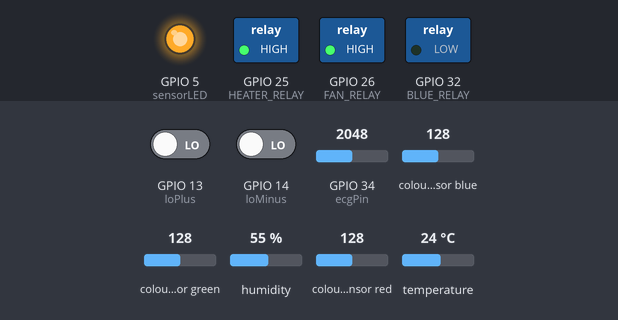
Simulated run of this sketch. Board: ESP32. Parts: switched loads named in the sketch (green lamp = pin HIGH), output pins drawn as LEDs (lit = HIGH). Wiring (inferred from the names in the program): TCS3200 colour sensor: output GPIO 23; S2 GPIO 21; S3 GPIO 22; S0 GPIO 18; S1 GPIO 19. The inputs (shaded band) are chosen by the test bench; at power-on: temperature 24 °C, GPIO 13 (loPlus) LOW, GPIO 14 (loMinus) LOW, GPIO 34 (ecgPin) = 2048, colour sensor blue 128, colour sensor green 128, humidity 55 %, colour sensor red 128. EEPROM starts erased; pins used as bus, display or sensor lines are not drawn.

Above: at 1.3 s.
1.4 s: temperature set to 34 °C
3.5 s: temperature set to 37 °C
At 6.6 s:
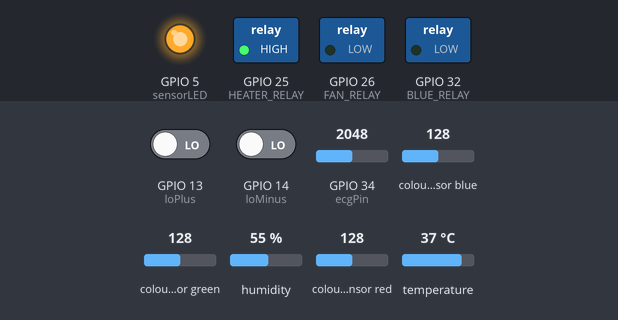
9.0 s: temperature set to 12 °C
At 10.9 s:
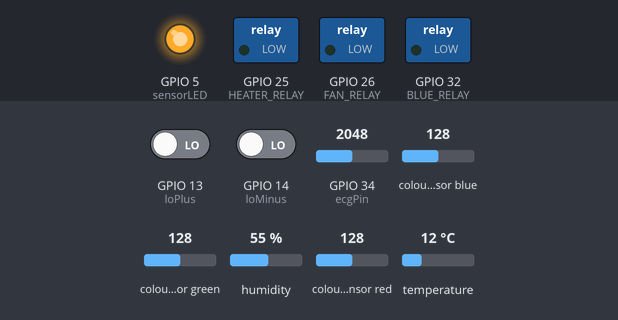
11.5 s: temperature set to 41 °C
At 15.2 s:
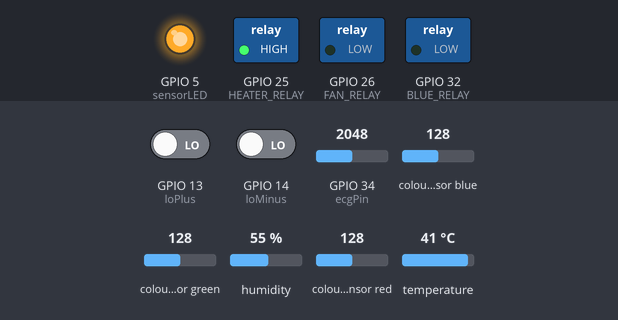
Timing chart, 0 to 16.5 s (numbered marks = the images above; inputs shaded):
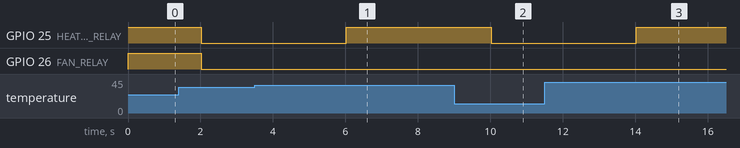

The sketch:

incubator_wifi.ino
```cpp
/*
  Neonatal Incubator — ESP32 Firmware with WiFi + WebSocket
  ─────────────────────────────────────────────────────────
  Sensors : DHT11 (temp/humidity), TCS3200 (color/jaundice), AD8232 (ECG)
  Outputs : Relay (heater/fan), Lamp (phototherapy)
  Comms   : WiFi AP mode → WebSocket server on port 81
*/

#include <WiFi.h>
#include <WebSocketsServer.h>
#include <ArduinoJson.h>
#include <Preferences.h>
#include <DHT.h>

// ── WiFi AP credentials ──────────────────────────────
const char* ap_ssid     = "Incubator_AP";
const char* ap_password = "incubator123";

// ── Objects ──────────────────────────────────────────
WebSocketsServer webSocket(81);
Preferences prefs;

// =========================
// ECG PINS & FILTERS
// =========================
const int ecgPin = 34;
const int loMinus = 14;
const int loPlus = 13;

float rawValue = 0;
float lpfValue = 0;
float hpfValue = 0;
float notchValue = 0;

float xn1 = 0, xn2 = 0, yn1 = 0, yn2 = 0;
const float a0 = 0.945, a1 = -1.529, a2 = 0.945;
const float b1 = -1.529, b2 = 0.890;

const float alphaLPF = 0.4;
const float alphaHPF = 0.96;

float prevRawValue = 0;
float prevHPFValue = 0;

unsigned long previousMicros = 0;
const long interval = 4000; // 250Hz

// ── ECG fast-sample buffer
#define ECG_BATCH_SIZE   30        // sufficient for 100ms at 250Hz = 25 samples
int     ecgBuffer[ECG_BATCH_SIZE];
int     ecgBufIdx = 0;

unsigned long lastEcgSend = 0;
const int ECG_SEND_INTERVAL = 100;

// ── BPM calculation
unsigned long lastBeat   = 0;
int           currentBPM = 0;
float         ecgPrev    = 0;
const int     ECG_THRESH = 2800;

// =========================
// TEMP / HUMIDITY
// =========================
#define DHTPIN 4
#define DHTTYPE DHT11

#define HEATER_RELAY 25
#define FAN_RELAY 26

DHT dht(DHTPIN, DHTTYPE);

// =========================
// COLOR SENSOR (TCS3200)
// =========================
#define S0 18
#define S1 19
#define S2 21
#define S3 22
#define sensorOut 23

#define sensorLED 5
#define BLUE_RELAY 32

int redMin, redMax;
int greenMin, greenMax;
int blueMin, blueMax;

bool jaundiceDetected = false;
bool calibrationPending = false;
bool colorCalValid = false;

unsigned long rawR = 0;
unsigned long rawG = 0;
unsigned long rawB = 0;

// ── App Limits ───────────────────────────────────────
float tempMinLimit = 35.5;
float tempMaxLimit = 37.5;
float humMinLimit  = 40.0;
float humMaxLimit  = 70.0;

// ── TIMING ───────────────────────────────────────────
unsigned long lastTempRead = 0;
const unsigned long tempInterval = 2000;

unsigned long lastColorRead = 0;
const unsigned long colorInterval = 300;

// ── Cached values ────────────────────────────────────
float cachedTemp    = 0;
float cachedHum     = 0;
bool  cachedSensorError = false;
bool  cachedHeaterOn    = false;
bool  cachedFanOn       = false;
int   cachedR = 0, cachedG = 0, cachedB = 0;

// =========================
// COLOR SENSOR HELPERS
// =========================
unsigned long rawReadAveraged(uint8_t s2, uint8_t s3) {
  digitalWrite(S2, s2);
  digitalWrite(S3, s3);
  delayMicroseconds(300);

  const int samples = 5;
  unsigned long sum = 0;
  int validCount = 0;

  for (int i = 0; i < samples; i++) {
    unsigned long val = pulseIn(sensorOut, LOW, 30000);
    if (val > 0) {
      sum += val;
      validCount++;
    }
    delayMicroseconds(200);
  }
  return (validCount == 0) ? 0 : (sum / validCount);
}

int mapColorSafe(unsigned long freq, int calWhite, int calBlack) {
  if (freq == 0) return 0;
  if (calWhite == calBlack) return constrain((int)map(freq, 20, 400, 255, 0), 0, 255);
  long out;
  if (calWhite < calBlack) out = map((long)freq, calWhite, calBlack, 255, 0);
  else out = map((long)freq, calBlack, calWhite, 0, 255);
  return constrain((int)out, 0, 255);
}

bool calibrationLooksValid() {
  if (redMin == 0 && greenMin == 0 && blueMin == 0 && redMax == 255 && greenMax == 255 && blueMax == 255) return false;
  if (redMin == redMax || greenMin == greenMax || blueMin == blueMax) return false;
  return true;
}

void readRGB() {
  rawR = rawReadAveraged(LOW, LOW);   // Red
  rawG = rawReadAveraged(HIGH, HIGH); // Green
  rawB = rawReadAveraged(LOW, HIGH);  // Blue

  if (colorCalValid) {
    cachedR = mapColorSafe(rawR, redMin, redMax);
    cachedG = mapColorSafe(rawG, greenMin, greenMax);
    cachedB = mapColorSafe(rawB, blueMin, blueMax);
  } else {
    cachedR = constrain((int)map((long)rawR, 20, 400, 255, 0), 0, 255);
    cachedG = constrain((int)map((long)rawG, 20, 400, 255, 0), 0, 255);
    cachedB = constrain((int)map((long)rawB, 20, 400, 255, 0), 0, 255);
  }
}

// =========================
// CALIBRATION
// =========================
void runCalibration() {
  Serial.println("\n--- COLOR SENSOR CALIBRATION ---");
  Serial.println("Place WHITE surface. Reading in 5 s...");
  delay(5000);
  unsigned long rWhite = rawReadAveraged(LOW, LOW);
  unsigned long gWhite = rawReadAveraged(HIGH, HIGH);
  unsigned long bWhite = rawReadAveraged(LOW, HIGH);

  Serial.println("Place BLACK surface. Reading in 5 s...");
  delay(5000);
  unsigned long rBlack = rawReadAveraged(LOW, LOW);
  unsigned long gBlack = rawReadAveraged(HIGH, HIGH);
  unsigned long bBlack = rawReadAveraged(LOW, HIGH);

  redMin = (int)rWhite; greenMin = (int)gWhite; blueMin = (int)bWhite;
  redMax = (int)rBlack; greenMax = (int)gBlack; blueMax = (int)bBlack;

  prefs.putInt("rMin", redMin);
  prefs.putInt("gMin", greenMin);
  prefs.putInt("bMin", blueMin);
  prefs.putInt("rMax", redMax);
  prefs.putInt("gMax", greenMax);
  prefs.putInt("bMax", blueMax);

  colorCalValid = calibrationLooksValid();
  Serial.println("Calibration saved.");
  calibrationPending = false;
}

// =========================
// WebSocket event handler
// =========================
void webSocketEvent(uint8_t num, WStype_t type, uint8_t* payload, size_t length) {
  switch (type) {
    case WStype_CONNECTED:     Serial.printf("[WS] Client #%u connected\n", num); break;
    case WStype_DISCONNECTED:  Serial.printf("[WS] Client #%u disconnected\n", num); break;
    case WStype_TEXT: {
      StaticJsonDocument<256> doc;
      if (deserializeJson(doc, payload) != DeserializationError::Ok) break;

      const char* cmd = doc["cmd"];
      if (!cmd) break;

      if (strcmp(cmd, "setLimits") == 0) {
        if (doc.containsKey("tempMin")) tempMinLimit = doc["tempMin"];
        if (doc.containsKey("tempMax")) tempMaxLimit = doc["tempMax"];
        if (doc.containsKey("humMin"))  humMinLimit  = doc["humMin"];
        if (doc.containsKey("humMax"))  humMaxLimit  = doc["humMax"];
      }
      else if (strcmp(cmd, "calibrate") == 0) {
        calibrationPending = true;
      }
      else if (strcmp(cmd, "clearJaundice") == 0) {
        jaundiceDetected = false;
      }
      break;
    }
    default: break;
  }
}

// =========================
// SETUP
// =========================
void setup() {
  Serial.begin(115200);

  dht.begin();
  pinMode(HEATER_RELAY, OUTPUT);
  pinMode(FAN_RELAY, OUTPUT);
  digitalWrite(HEATER_RELAY, HIGH);
  digitalWrite(FAN_RELAY, HIGH);

  pinMode(S0, OUTPUT);
  pinMode(S1, OUTPUT);
  pinMode(S2, OUTPUT);
  pinMode(S3, OUTPUT);
  pinMode(sensorOut, INPUT);
  pinMode(sensorLED, OUTPUT);
  pinMode(BLUE_RELAY, OUTPUT);

  digitalWrite(sensorLED, HIGH);
  digitalWrite(S0, HIGH);
  digitalWrite(S1, LOW);
  digitalWrite(BLUE_RELAY, LOW);

  prefs.begin("color_cal", false);
  redMin   = prefs.getInt("rMin", 0);
  greenMin = prefs.getInt("gMin", 0);
  blueMin  = prefs.getInt("bMin", 0);
  redMax   = prefs.getInt("rMax", 255);
  greenMax = prefs.getInt("gMax", 255);
  blueMax  = prefs.getInt("bMax", 255);
  colorCalValid = calibrationLooksValid();

  WiFi.mode(WIFI_AP);
  WiFi.softAP(ap_ssid, ap_password);
  delay(100);
  webSocket.begin();
  webSocket.onEvent(webSocketEvent);
}

// =========================
// LOOP
// =========================
void loop() {
  webSocket.loop();

  if (calibrationPending) {
    runCalibration();
    return;
  }

  unsigned long currentMillis = millis();
  unsigned long currentMicros = micros();

  // ECG
  if (currentMicros - previousMicros >= interval) {
    previousMicros = currentMicros;
    if (digitalRead(loPlus) == HIGH || digitalRead(loMinus) == HIGH) {
      xn1 = xn2 = yn1 = yn2 = 0; prevRawValue = prevHPFValue = 0; lpfValue = 0;
      if (ecgBufIdx < ECG_BATCH_SIZE) ecgBuffer[ecgBufIdx++] = 2048;
      ecgPrev = 0;
    } else {
      rawValue = analogRead(ecgPin);
      notchValue = a0 * rawValue + a1 * xn1 + a2 * xn2 - b1 * yn1 - b2 * yn2;
      xn2 = xn1; xn1 = rawValue;
      yn2 = yn1; yn1 = notchValue;
      lpfValue = lpfValue + alphaLPF * (notchValue - lpfValue);
      hpfValue = alphaHPF * (prevHPFValue + lpfValue - prevRawValue);
      prevRawValue = lpfValue; prevHPFValue = hpfValue;
      int filteredOut = (int)((hpfValue * 2.0f) + 2048.0f);
      if (ecgBufIdx < ECG_BATCH_SIZE) ecgBuffer[ecgBufIdx++] = constrain(filteredOut, 0, 4095);
      if (rawValue > ECG_THRESH && ecgPrev <= ECG_THRESH) {
        if (lastBeat > 0) {
          unsigned long beatInterval = currentMillis - lastBeat;
          if (beatInterval > 300 && beatInterval < 2000) currentBPM = 60000 / beatInterval;
        }
        lastBeat = currentMillis;
      }
      ecgPrev = rawValue;
    }
  }

  if (currentMillis - lastEcgSend >= ECG_SEND_INTERVAL) {
    lastEcgSend = currentMillis;
    if (ecgBufIdx > 0) {
      StaticJsonDocument<768> ecgDoc;
      ecgDoc["type"] = "ecg";
      JsonArray ecgArr = ecgDoc.createNestedArray("ecg");
      for (int i = 0; i < ecgBufIdx; i++) ecgArr.add(ecgBuffer[i]);
      ecgDoc["bpm"] = currentBPM;
      String ecgOut; serializeJson(ecgDoc, ecgOut);
      webSocket.broadcastTXT(ecgOut);
      ecgBufIdx = 0;
    }
  }

  // TEMP/HUM
  if (currentMillis - lastTempRead >= tempInterval) {
    lastTempRead = currentMillis;
    float temp = dht.readTemperature();
    float hum  = dht.readHumidity();
    if (isnan(temp) || isnan(hum)) {
      cachedSensorError = true; cachedTemp = 0; cachedHum = 0;
      digitalWrite(HEATER_RELAY, HIGH); digitalWrite(FAN_RELAY, LOW);
      cachedHeaterOn = false; cachedFanOn = true;
    } else {
      cachedSensorError = false; cachedTemp = temp; cachedHum = hum;
      if (temp < tempMinLimit) { digitalWrite(HEATER_RELAY, LOW); digitalWrite(FAN_RELAY, LOW); cachedHeaterOn = true; cachedFanOn = true; }
      else if (temp > tempMaxLimit) { digitalWrite(HEATER_RELAY, HIGH); digitalWrite(FAN_RELAY, LOW); cachedHeaterOn = false; cachedFanOn = true; }
      else { digitalWrite(HEATER_RELAY, HIGH); digitalWrite(FAN_RELAY, LOW); cachedHeaterOn = false; cachedFanOn = true; }
    }
  }

  // COLOR / JAUNDICE
  if (currentMillis - lastColorRead >= colorInterval) {
    lastColorRead = currentMillis;
    readRGB();

    // Yellow detection rule
    if (cachedR > 180 && cachedG > 150 && cachedB < 120) {
      if (!jaundiceDetected) Serial.println("*** JAUNDICE DETECTED ***");
      jaundiceDetected = true;
    }

    if (jaundiceDetected) {
      digitalWrite(BLUE_RELAY, HIGH); // Stay ON once detected
    } else {
      digitalWrite(BLUE_RELAY, LOW);  // OFF
    }

    StaticJsonDocument<512> doc;
    doc["type"]        = "vitals";
    doc["temp"]        = cachedTemp;
    doc["hum"]         = cachedHum;
    doc["bpm"]         = currentBPM;
    doc["jaundice"]    = jaundiceDetected;
    doc["lamp"]        = (bool)digitalRead(BLUE_RELAY);
    doc["heater"]      = cachedHeaterOn;
    doc["fan"]         = cachedFanOn;
    doc["humidifier"]  = false;
    doc["sensorError"] = cachedSensorError;
    doc["colorCal"]    = colorCalValid;

    JsonObject rgb = doc.createNestedObject("rgb");
    rgb["r"] = cachedR; rgb["g"] = cachedG; rgb["b"] = cachedB;

    String output; serializeJson(doc, output);
    webSocket.broadcastTXT(output);
  }
}
```

Measured:
- the behaviour switches between 35 and 36 °C on temperature (found by bisection; images 0 and 1)
- after the input at 3.5 s, GPIO 25 (HEATER_RELAY): LOW → HIGH after 2.5 s
- after the input at 9.0 s, GPIO 25 (HEATER_RELAY): HIGH → LOW after 1.0 s
- after the input at 11.5 s, GPIO 25 (HEATER_RELAY): LOW → HIGH after 2.5 s
